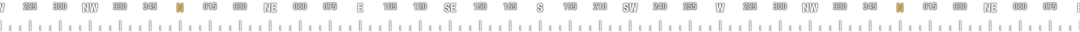
#> input picture kit/starter/ui/art/field/compass_strip.png, 2160 x 64 px (shown at 1/2 size)
$ python -i plates.py   (imports and definitions only)
#> lines starting #> are read from the running program, lines starting #| are printed output that depends on the picture
"""plates.py — an identity's drawn art: the frames, slots, bar caps, dividers, bands, highlights, key caps, grain and
ornaments a real game UI is made of, drawn in code from the identity's SHAPE LANGUAGE (its lines, fill, corner
treatment) so every piece belongs to the same world. Not white masks: finished pieces in the identity's colours.

    python kit/ui/plates.py --identities assets/ui/identities --out build/ui/art [identity ...]

Per identity: build/ui/art/<identity>/<plate>.png + art.json ({plate: {size, slice}}). Screen specs use them as
{"type": "plate", "plate": "frame"} (or "image": "art:<identity>/frame"); `kit upload` puts them on Roblox as
ids.ui["<identity>/<plate>"]. Everything is drawn 4x and downscaled: anti-aliased, no jaggies.

identity.json "shape": { "line": "#8a7446", "line2": "#3b2f18", "fill": "#0a0908", "fill_alpha": 0.86,
  "width": 2, "corner": "flourish" | "bracket" | "chamfer" | "round" | "none", "chamfer": 8, "glow": "#d7b870",
  "grain": 0.5 }  — and "plates": { "<name>": { ...overrides... } } to tune one piece (any kind's parameter).

    frame       9-slice panel: fill + outer line + inner hairline + corners      panels, dialogs, tooltips
    frame_line  the same, outline only                                           ghost frames, focus rings
    slot        square item slot: bevelled two-tone edge, inner shadow            inventory, quick slots
    cap         a bar's end piece (drawn for the LEFT end; rotate 180 for right)  health / stamina bar ends
    track       a bar's track: dark, thin line                                   behind every bar
    divider     a thin line fading to both ends with a centre ornament           between rows, under titles
    band        a soft-edged dark band across the screen                         YOU DIED, chapter titles
    vignette    dark edges, clear middle                                         death, low health, menus
    grain       seeded noise tile (tile it; strength = ImageTransparency)        paper / film texture
    highlight   a soft bar fading at both ends, brighter core                    the selected row
    keycap      a key cap in the identity's shape                                [E] Interact
    glow        soft radial glow                                                 behind counters, pickups
    ornament    a lozenge emblem with flourishes                                 title ends, bonfire marker
    corner      an L bracket with a flourish (rotate 0/90/180/270)               corners of a hero panel
    arrow       a small pointer (rotate for up/down/left/right)                  stat deltas, menu cursor
    ring        a thin double ring                                               compass, cooldown
    ribbon      a title ribbon with pointed ends (9-slice keeps the ends)         section titles
"""

import argparse
import json
import math
import os
import random
import re
import sys

from PIL import Image, ImageChops, ImageDraw, ImageFilter

SS = 4  # supersample

DEFAULT_SHAPE = {
    "line": "#c8b273",
    "line2": "#5a4a26",
    "fill": "#0b0a09",
    "fill_alpha": 0.88,
    "width": 2,
    "corner": "flourish",
    "chamfer": 8,
    "glow": "#e8d7a0",
    "grain": 0.5,
}

# name -> (kind, size (w, h) at 1x, 9-slice [l, t, r, b] at 1x or None)
PLATES = {
    "frame": ("frame", (192, 192), [64, 64, 128, 128]),
    "frame_line": ("frame_line", (192, 192), [64, 64, 128, 128]),
    "slot": ("slot", (128, 128), [40, 40, 88, 88]),
    "cap": ("cap", (48, 48), None),
    "track": ("track", (128, 128), [16, 16, 112, 112]),
    "divider": ("divider", (512, 24), None),
    "band": ("band", (64, 256), None),
    "vignette": ("vignette", (512, 512), None),
    "grain": ("grain", (256, 256), None),
    "highlight": ("highlight", (512, 48), None),
    "keycap": ("keycap", (96, 96), [26, 26, 70, 70]),
    "glow": ("glow", (256, 256), None),
    "ornament": ("ornament", (128, 128), None),
    "corner": ("corner", (96, 96), None),
    "arrow": ("arrow", (64, 64), None),
    "ring": ("ring", (256, 256), None),
    "ribbon": ("ribbon", (512, 96), [112, 0, 400, 96]),
}


# [6 lines left out: function hex_rgb, not called in this run]


def rgba(c, a=1.0):
    return c + (int(round(255 * max(0, min(1, a)))),)


def canvas(w, h):
    return Image.new("RGBA", (w * SS, h * SS), (0, 0, 0, 0))


def down(img, w, h):
    return img.resize((w, h), Image.LANCZOS)


def lighten(c, k):
    return tuple(min(255, int(v + (255 - v) * k)) for v in c)


def darken(c, k):
    return tuple(int(v * (1 - k)) for v in c)


# [360 lines left out: functions outline_path, fill_path, lozenge, flourish_corner, bracket_corner, corners and 19 more, not called in this run]


def p_pill(sh, size, fill=None):
    return p_bubble(sh, size, fill, radius_frac=0.5)


# [240 lines left out: functions p_badge, p_card, p_banner, p_track_chunky, p_gloss, p_burst and 8 more, not called in this run]


def p_cut_b(sh, size):
    return p_cut(sh, size, seed=29)


def p_cut_c(sh, size):
    return p_cut(sh, size, seed=47, cuts=3)


# [121 lines left out: functions p_cut_black, p_cut_field, p_cut_strip, _tear_edge, p_tear_band, p_tear_fringe and 1 more, not called in this run]


def p_torn_b(sh, size):
    """a second torn cutout shape (another tear): a pile of cutouts must not repeat one silhouette"""
    return p_torn(sh, size, seed=23)


def p_torn_c(sh, size):
    return p_torn(sh, size, seed=41)


# [117 lines left out: functions p_torn_black, p_halftone, p_dots, p_chevron, p_rays, p_check, not called in this run]


KINDS = {
    "frame": lambda sh, size: p_frame(sh, size),
    "frame_line": lambda sh, size: p_frame(sh, size, outline_only=True),
    "slot": p_slot,
    "cap": p_cap,
    "track": p_track,
    "divider": p_divider,
    "band": p_band,
    "vignette": p_vignette,
    "grain": p_grain,
    "highlight": p_highlight,
    "keycap": p_keycap,
    "glow": p_glow,
    "ornament": p_ornament,
    "corner": p_corner,
    "arrow": p_arrow,
    "ring": p_ring,
    "ribbon": p_ribbon,
    "bubble": p_bubble,
    "pill": p_pill,
    "badge": p_badge,
    "card": p_card,
    "banner": p_banner,
    "track_chunky": p_track_chunky,
    "gloss": p_gloss,
    "burst": p_burst,
    "close": p_close,
    "plus": p_plus,
    "check": p_check,
    "slant": p_slant,
    "torn": p_torn,
    "cut": p_cut,
    "cut_b": p_cut_b,
    "cut_c": p_cut_c,
    "cut_black": p_cut_black,
    "cut_field": p_cut_field,
    "cut_strip": p_cut_strip,
    "tear_band": p_tear_band,
    "tear_fringe": p_tear_fringe,
    "zebra": p_zebra,
    "torn_b": p_torn_b,
    "torn_field": p_torn_field,
    "torn_c": p_torn_c,
    "torn_black": p_torn_black,
    "halftone": p_halftone,
    "dots": p_dots,
    "rays": p_rays,
    "chevron": p_chevron,
}

# the chunky kinds, drawn for every identity (its shape decides how they look) — and per colour / rarity below
# [32 lines not run here, left out]


def opaque_share(im):
    """the share of a piece's box that is actually painted (alpha over half) — the compiler weighs the accent
    FIELD by it: a torn wedge covers a fraction of its box, not the box"""
    a = im.convert("RGBA").getchannel("A")
    if a.width * a.height > 512 * 512:
        a = a.resize((512, max(1, round(512 * a.height / a.width))))
    hist = a.histogram()
    return round(sum(hist[128:]) / max(1, sum(hist)), 3)


# [16 lines left out: function variants, not called in this run]


GLINT_FX = ("shimmer", "ping", "split")  # (the runtime fx that need a white copy of their picture: kit/lib/ui.luau "fx")


# [137 lines left out: functions fx_glints, glint, draw_identity, main, not called in this run]


# [2 lines not run here, left out]

>>> from PIL import Image
>>> picture = Image.open('../starter/ui/art/field/compass_strip.png')
#> picture is the input picture: PIL image 2160x64 RGBA; mean R, G, B, A 16.1, 16.2, 15.7, 25.4
>>> result = opaque_share(picture)
#> in opaque_share, `a = im.convert("RGBA").getchannel("A")`:
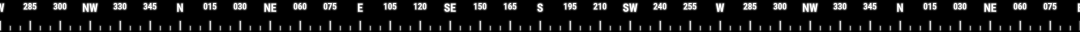
#> a: PIL image 2160x64 L (shown at 1/2 size); min 0, max 255, mean 25.4
#> in opaque_share, `hist = a.histogram()`: hist = 256 values, max 96013 at index 0, min 3 at index 150, mean 540
#> result = 0.082

$ run again, on kit/starter/ui/art/sim/dg_pop_2.png
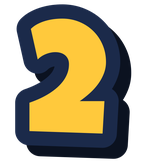
#> input picture kit/starter/ui/art/sim/dg_pop_2.png, 148 x 166 px
#> picture is the input picture: PIL image 148x166 RGBA; mean R, G, B, A 73, 64.6, 39.5, 157.8
#> in opaque_share, `a = im.convert("RGBA").getchannel("A")`:
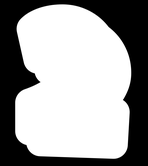
#> a: PIL image 148x166 L; min 0, max 255, mean 157.8
#> hist = 256 values, max 14422 at index 255, min 0 at index 29, mean 95.97
#> result = 0.619
